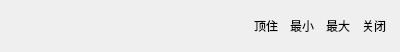
<?xml version="1.0" encoding="UTF-8"?>
<ui version="4.0">
 <class>NavSystemWidget</class>
 <widget class="QWidget" name="NavSystemWidget">
  <property name="geometry">
   <rect>
    <x>0</x>
    <y>0</y>
    <width>400</width>
    <height>30</height>
   </rect>
  </property>
  <property name="windowTitle">
   <string>NavSystemWidget</string>
  </property>
  <property name="styleSheet">
   <string notr="true">#NavSystemWidget QPushButton
{
   border:0px;
   width:30px;
   height:30px;
}

#NavSystemWidget QPushButton:hover
{
 
	background-color: #E2E2E2;
}

#NavSystemWidget #btnClose:hover
{
  background-color: #FB7373;
  color:#fff;
}</string>
  </property>
  <layout class="QHBoxLayout" name="horizontalLayout">
   <item>
    <spacer name="horizontalSpacer">
     <property name="orientation">
      <enum>Qt::Horizontal</enum>
     </property>
     <property name="sizeHint" stdset="0">
      <size>
       <width>235</width>
       <height>9</height>
      </size>
     </property>
    </spacer>
   </item>
   <item>
    <widget class="QPushButton" name="btnFiexd">
     <property name="text">
      <string>顶住</string>
     </property>
    </widget>
   </item>
   <item>
    <widget class="QPushButton" name="btnMinOK">
     <property name="text">
      <string>最小</string>
     </property>
    </widget>
   </item>
   <item>
    <widget class="QPushButton" name="btnMax">
     <property name="text">
      <string>最大</string>
     </property>
    </widget>
   </item>
   <item>
    <widget class="QPushButton" name="btnClose">
     <property name="text">
      <string>关闭</string>
     </property>
    </widget>
   </item>
  </layout>
 </widget>
 <layoutdefault spacing="6" margin="11"/>
 <resources/>
 <connections/>
</ui>
